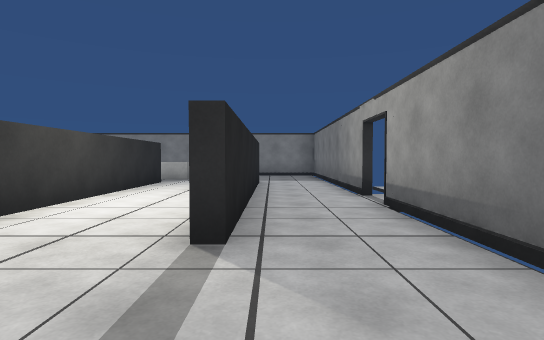
[1] (above)

16 first-person views from a walk through a 3-D level made in the Unity game engine. The camera is 1.2 m above the floor, tilts 2° down and sees 80° across. The floor is counted in squares, 2 m on a side. Each view is taken from the middle of a square. On the plan, view 1 faces up. The plan holds only what a view shows up to about 10 squares ahead; the rest is blank. The player is left out. Surface patterns are stand-ins for the level's own textures.

[2]
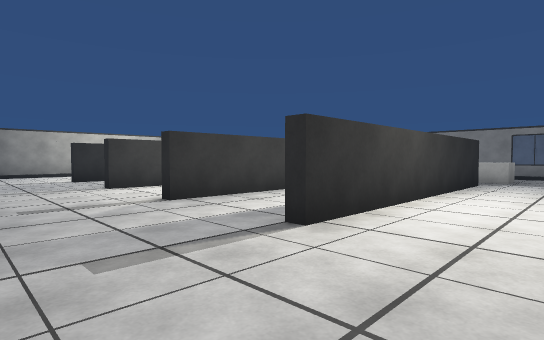

[3]
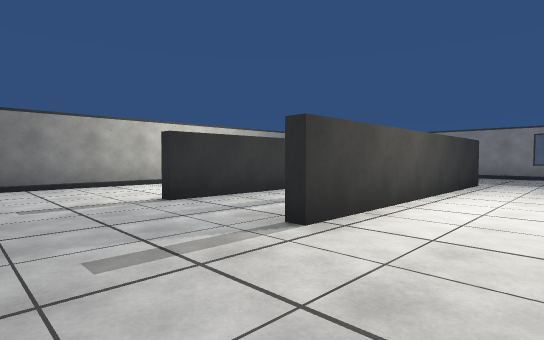

[4]
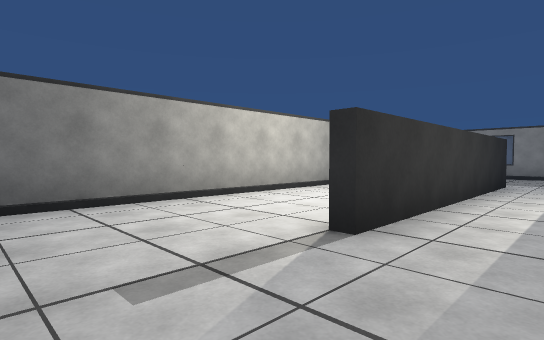

[5]
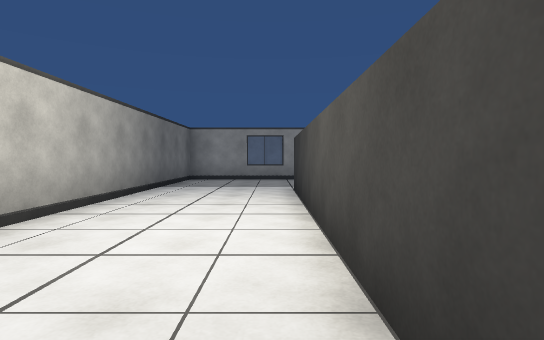

[6]
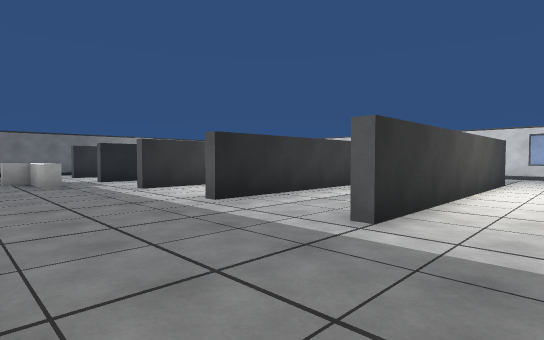

[7]
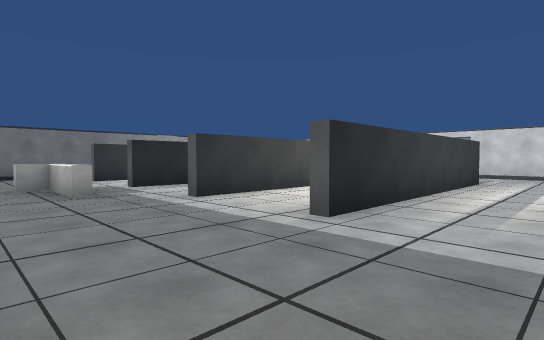

[8]
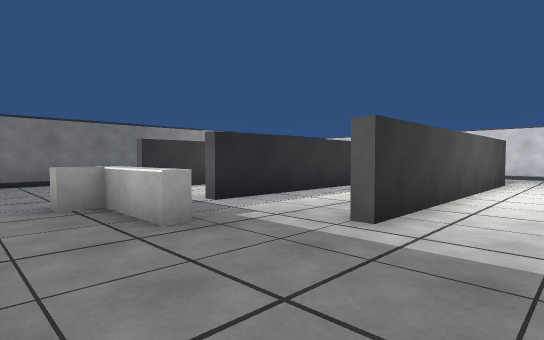

[9]
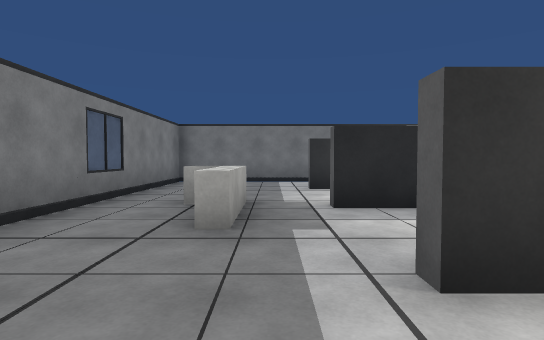

[10]
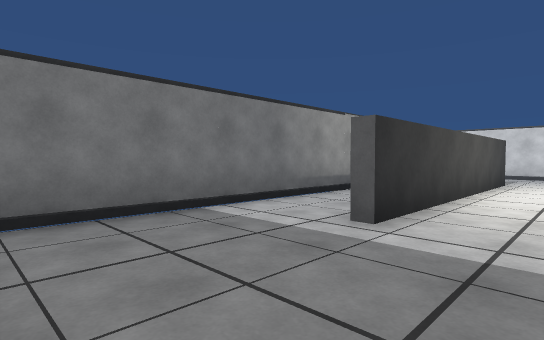

[11]
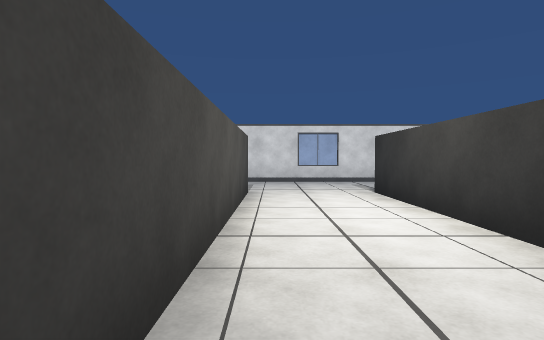

[12]
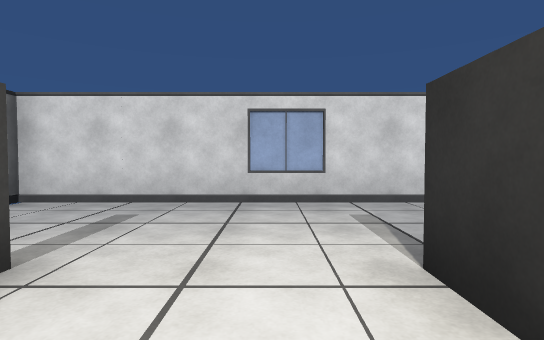

[13]
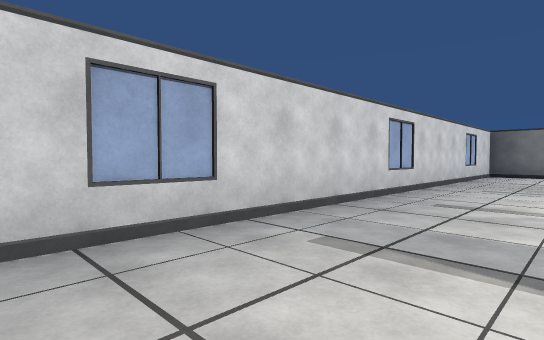

[14]
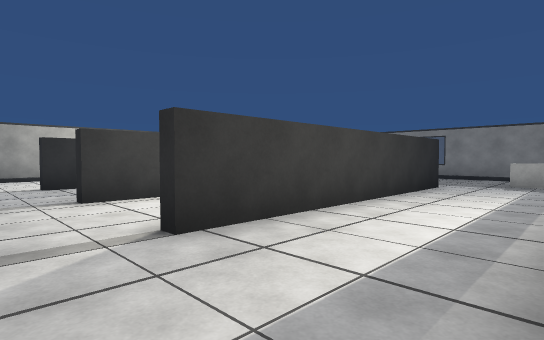

[15]
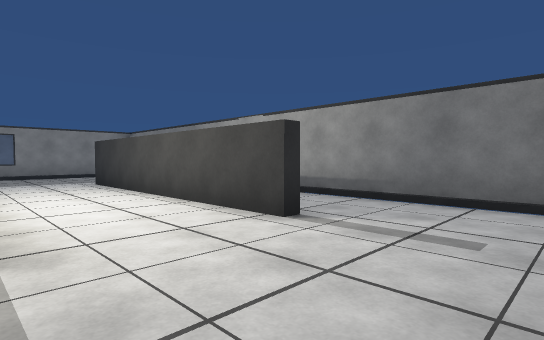

[16]
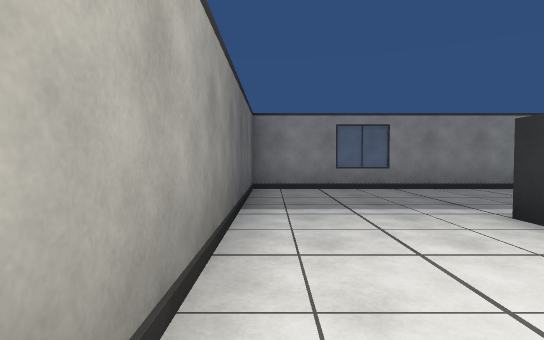

### Floor plan
Points are (right, up) in squares from view 1. A wall is a line through its corners. A room is listed if a view was taken in it or the views show most of it. See-through windows are left out.
Room 1 (views 1, 2, 3, 4, 5, 6, 7, 8, 9, 10, 11, 12, 13, 14, 15, 16)
walls: (-5.6, 2.2) (-5.6, 8.2); (-3.1, 4.5) (-3.1, 8.2); (-5.3, 8.2) (-5.3, 2.2); (-8.1, 2.1) (-8.1, 8.2); (-7.8, 8.2) (-7.8, 2.2); (-2.8, 8.2) (-2.8, 2.2); (-10.3, 8.2) (-10.3, 2.2); (-10.6, 2.2) (-10.6, 8.2); (-0.6, 2.2) (-0.6, 8.2); (-0.3, 8.2) (-0.3, 2.2); (1.5, 5.3) (1.5, 11.4) (-13.4, 11.4) (-13.4, 0.2); (-12.8, -0.4) (1.5, -0.4) (1.5, 4.3)
ways out: opening at (2, 5); gap at (-3, 8)

Where each view was taken, in squares from view 1:
view 1: 0 up, 0 right, facing up
view 2: 0 up, 1 left, facing up-left
view 3: 0 up, 6 left, facing up-left
view 4: 0 up, 9 left, facing up-left
view 5: 2 up, 11 left, facing up
view 6: 11 up, 12 left, facing down-right
view 7: 11 up, 10 left, facing down-right
view 8: 11 up, 7 left, facing down-right
view 9: 9 up, 7 left, facing right
view 10: 11 up, 2 left, facing down-right
view 11: 8 up, 1 left, facing down
view 12: 4 up, 2 left, facing down
view 13: 2 up, 1 left, facing down-left
view 14: 1 up, 3 left, facing up-left
view 15: 0 up, 3 left, facing up-right
view 16: 5 up, 13 left, facing up
